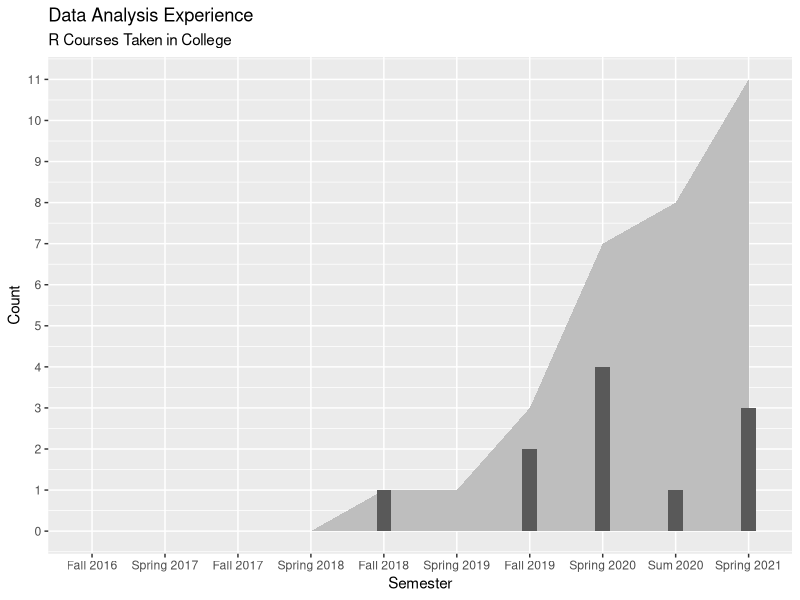

Recreate this plot in R.
## ---- chunk 1
knitr::opts_chunk$set(echo = TRUE)

# Load packages
library(ggplot2)
library(kableExtra)

# Cover letter mad libs
recruiter <- ""
company <- "Climate"
position <- "Geospatial Data Scientist"

# As a adj1, adj2, and adj3, I embody many of the traits company is looking for in an ideal candidate.
adj1 <- "motivated problem-solver" # cheerful collaborator, creative thinker
adj2 <- "clear communicator" #quick learner, clear communicator
adj3 <- "quick learner" #motivated problem-solver
 
# I am passionate about p1, p2, and p3.
p1 <- "visualizing data"
p2 <- "solving complex problems"
p3 <- "promoting sustainability"
## ---- chunk 2
# Assign variables
sem <- c("Fall 2016", "Spring 2017", "Fall 2017", "Spring 2018", "Fall 2018", 
         "Spring 2019", "Fall 2019", "Spring 2020", "Sum 2020", "Spring 2021")
num <- c(0, 0, 0, 0, 1, 0, 2, 4, 1, 3)
ord <- 1:10
cum <- cumsum(num)

# Merge into dataframe
df <- data.frame(ord, sem, num, cum)
df$sem <- factor(df$sem, levels = df$sem[order(df$ord)])

# Plot time series
ggplot(data=df) +
  geom_area(aes(x=sem, y=cum, group=1), fill="grey") +
  geom_col(aes(x=sem, y=num, group=1), width=0.2) + 
  scale_y_continuous(breaks = 0:11) +
  labs(title="Data Analysis Experience", 
       subtitle="R Courses Taken in College", 
       x="Semester", 
       y="Count") 
## ---- chunk 3
# Assign variables
name <- c("Econometrics", "Spatial Statistics", "Stats for Decision Making", 
          "Advanced GIS/Spatial Analysis", "Managerial Econ II", "Geoinformatics Capstone Seminar", 
          "Bayesian Econometrics", "Intro to Math Stats", "Text Analytics", "Advanced Applied Stats", "Research in Economic Problems")
grade <- c("A", "A", "A", "A", "A", "A", "B", "A", "A", "A", "Pass")
sem <- c("Fall 2018", "Fall 2019", "Fall 2019", "Spring 2020", "Spring 2020", "Spring 2020", 
         "Spring 2020", "Summer 2020", "Spring 2021", "Spring 2021", "Spring 2021")

# Merge into dataframe
df2 <- data.frame(name, grade, sem)

# Create table
df2 %>%
  kbl(booktabs = T, linesep = "",
      col.names=c("Course Name", "Grade", "Semester"),
      align=c('l', 'c', 'l')) %>%
  kable_paper(full_width = F) %>%
  kable_styling(latex_options = c("hold_position", "striped"), stripe_index = c(1, 4:7, 9:11)) %>%
  column_spec(2, bold = T, color = c(rep("OliveGreen", 6), "Mahogany", "OliveGreen", "OliveGreen", "OliveGreen", "gray"))
